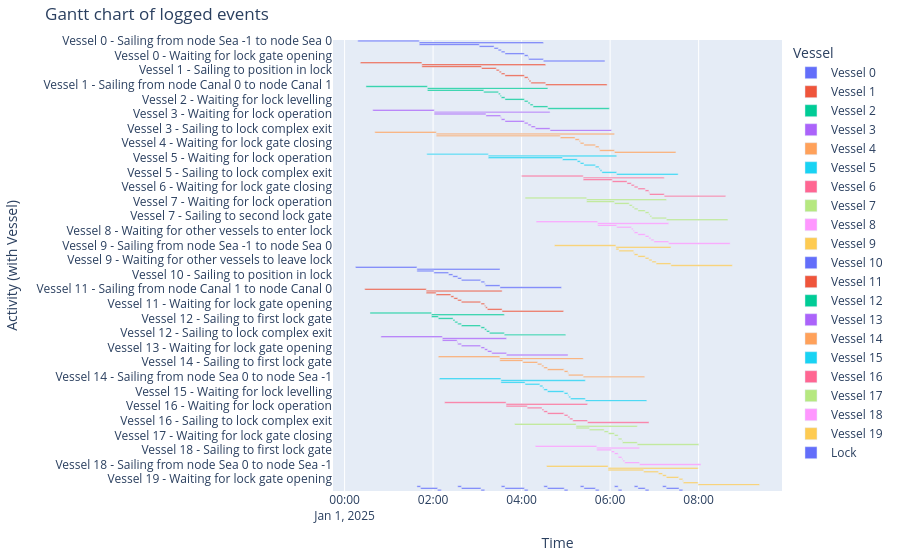

The notebook cell this image was saved under:
### Markdown cell above
#### Gantt chart of event table

### Code cell
df_eventtable = opentnsim.core.logutils.logbook2eventtable([*vessels, lock_chamber])
fig = generate_vessel_gantt_chart(df_eventtable)

### Figure 1 — Plotly figure (JSON) as saved in the notebook; plotly's stock layout.template omitted (floating-point values rounded to 4 significant figures)
{"data": [{"base": ["2025-01-01T00:17:55.000000000", "2025-01-01T01:41:15.000000000", "2025-01-01T01:41:15.000000000", "2025-01-01T03:02:38.000000000", "2025-01-01T03:22:38.000000000", "2025-01-01T03:28:18.000000000", "2025-01-01T03:32:26.000000000", "2025-01-01T03:37:26.000000000", "2025-01-01T04:03:46.000000000", "2025-01-01T04:08:46.000000000", "2025-01-01T04:09:35.000000000", "2025-01-01T04:29:35.000000000"], "hovertemplate": "object name=Vessel 0<br>start time=%{base}<br>stop time=%{x}<br>activity label=%{y}<extra></extra>", "legendgroup": "Vessel 0", "marker": {"color": "#636efa", "pattern": {"shape": ""}}, "name": "Vessel 0", "orientation": "h", "showlegend": true, "textposition": "auto", "type": "bar", "x": [5000000, 10100000, 4883000, 1200000, 340000, 248000, 300000, 1580000, 300000, 49000, 1200000, 5000000], "xaxis": "x", "y": ["Vessel 0 - Sailing from node Sea -1 to node Sea 0", "Vessel 0 - Sailing from node Sea 0 to node Canal 0", "Vessel 0 - Waiting for lock operation", "Vessel 0 - Sailing to first lock gate", "Vessel 0 - Sailing to position in lock", "Vessel 0 - Waiting for other vessels to enter lock", "Vessel 0 - Waiting for lock gate closing", "Vessel 0 - Waiting for lock levelling", "Vessel 0 - Waiting for lock gate opening", "Vessel 0 - Sailing to second lock gate", "Vessel 0 - Sailing to lock complex exit", "Vessel 0 - Sailing from node Canal 0 to node Canal 1"], "yaxis": "y"}, {"base": ["2025-01-01T00:21:25.000000000", "2025-01-01T01:44:45.000000000", "2025-01-01T01:44:45.000000000", "2025-01-01T03:05:38.000000000", "2025-01-01T03:25:38.000000000", "2025-01-01T03:29:41.000000000", "2025-01-01T03:32:26.000000000", "2025-01-01T03:37:26.000000000", "2025-01-01T04:03:46.000000000", "2025-01-01T04:08:46.000000000", "2025-01-01T04:10:09.000000000", "2025-01-01T04:12:35.000000000", "2025-01-01T04:32:35.000000000"], "hovertemplate": "object name=Vessel 1<br>start time=%{base}<br>stop time=%{x}<br>activity label=%{y}<extra></extra>", "legendgroup": "Vessel 1", "marker": {"color": "#EF553B", "pattern": {"shape": ""}}, "name": "Vessel 1", "orientation": "h", "showlegend": true, "textposition": "auto", "type": "bar", "x": [5000000, 10070000, 4853000, 1200000, 243000, 165000, 300000, 1580000, 300000, 83000, 146000, 1200000, 5000000], "xaxis": "x", "y": ["Vessel 1 - Sailing from node Sea -1 to node Sea 0", "Vessel 1 - Sailing from node Sea 0 to node Canal 0", "Vessel 1 - Waiting for lock operation", "Vessel 1 - Sailing to first lock gate", "Vessel 1 - Sailing to position in lock", "Vessel 1 - Waiting for other vessels to enter lock", "Vessel 1 - Waiting for lock gate closing", "Vessel 1 - Waiting for lock levelling", "Vessel 1 - Waiting for lock gate opening", "Vessel 1 - Waiting for other vessels to leave lock", "Vessel 1 - Sailing to second lock gate", "Vessel 1 - Sailing to lock complex exit", "Vessel 1 - Sailing from node Canal 0 to node Canal 1"], "yaxis": "y"}, {"base": ["2025-01-01T00:28:58.000000000", "2025-01-01T01:52:18.000000000", "2025-01-01T01:52:18.000000000", "2025-01-01T03:08:38.000000000", "2025-01-01T03:28:38.000000000", "2025-01-01T03:31:03.000000000", "2025-01-01T03:32:26.000000000", "2025-01-01T03:37:26.000000000", "2025-01-01T04:03:46.000000000", "2025-01-01T04:08:46.000000000", "2025-01-01T04:11:32.000000000", "2025-01-01T04:15:35.000000000", "2025-01-01T04:35:35.000000000"], "hovertemplate": "object name=Vessel 2<br>start time=%{base}<br>stop time=%{x}<br>activity label=%{y}<extra></extra>", "legendgroup": "Vessel 2", "marker": {"color": "#00cc96", "pattern": {"shape": ""}}, "name": "Vessel 2", "orientation": "h", "showlegend": true, "textposition": "auto", "type": "bar", "x": [5000000, 9797000, 4580000, 1200000, 145000, 83000, 300000, 1580000, 300000, 166000, 243000, 1200000, 5000000], "xaxis": "x", "y": ["Vessel 2 - Sailing from node Sea -1 to node Sea 0", "Vessel 2 - Sailing from node Sea 0 to node Canal 0", "Vessel 2 - Waiting for lock operation", "Vessel 2 - Sailing to first lock gate", "Vessel 2 - Sailing to position in lock", "Vessel 2 - Waiting for other vessels to enter lock", "Vessel 2 - Waiting for lock gate closing", "Vessel 2 - Waiting for lock levelling", "Vessel 2 - Waiting for lock gate opening", "Vessel 2 - Waiting for other vessels to leave lock", "Vessel 2 - Sailing to second lock gate", "Vessel 2 - Sailing to lock complex exit", "Vessel 2 - Sailing from node Canal 0 to node Canal 1"], "yaxis": "y"}, {"base": ["2025-01-01T00:38:13.000000000", "2025-01-01T02:01:33.000000000", "2025-01-01T02:01:33.000000000", "2025-01-01T03:11:38.000000000", "2025-01-01T03:31:38.000000000", "2025-01-01T03:32:26.000000000", "2025-01-01T03:37:26.000000000", "2025-01-01T04:03:46.000000000", "2025-01-01T04:08:46.000000000", "2025-01-01T04:12:55.000000000", "2025-01-01T04:18:35.000000000", "2025-01-01T04:38:35.000000000"], "hovertemplate": "object name=Vessel 3<br>start time=%{base}<br>stop time=%{x}<br>activity label=%{y}<extra></extra>", "legendgroup": "Vessel 3", "marker": {"color": "#ab63fa", "pattern": {"shape": ""}}, "name": "Vessel 3", "orientation": "h", "showlegend": true, "textposition": "auto", "type": "bar", "x": [5000000, 9422000, 4205000, 1200000, 48000, 300000, 1580000, 300000, 249000, 340000, 1200000, 5000000], "xaxis": "x", "y": ["Vessel 3 - Sailing from node Sea -1 to node Sea 0", "Vessel 3 - Sailing from node Sea 0 to node Canal 0", "Vessel 3 - Waiting for lock operation", "Vessel 3 - Sailing to first lock gate", "Vessel 3 - Sailing to position in lock", "Vessel 3 - Waiting for lock gate closing", "Vessel 3 - Waiting for lock levelling", "Vessel 3 - Waiting for lock gate opening", "Vessel 3 - Waiting for other vessels to leave lock", "Vessel 3 - Sailing to second lock gate", "Vessel 3 - Sailing to lock complex exit", "Vessel 3 - Sailing from node Canal 0 to node Canal 1"], "yaxis": "y"}, {"base": ["2025-01-01T00:40:58.000000000", "2025-01-01T02:04:18.000000000", "2025-01-01T02:04:18.000000000", "2025-01-01T04:52:29.000000000", "2025-01-01T05:12:29.000000000", "2025-01-01T05:18:09.000000000", "2025-01-01T05:19:32.000000000", "2025-01-01T05:24:32.000000000", "2025-01-01T05:40:02.000000000", "2025-01-01T05:45:02.000000000", "2025-01-01T05:45:51.000000000", "2025-01-01T06:05:51.000000000"], "hovertemplate": "object name=Vessel 4<br>start time=%{base}<br>stop time=%{x}<br>activity label=%{y}<extra></extra>", "legendgroup": "Vessel 4", "marker": {"color": "#FFA15A", "pattern": {"shape": ""}}, "name": "Vessel 4", "orientation": "h", "showlegend": true, "textposition": "auto", "type": "bar", "x": [5000000, 14493000, 10091000, 1200000, 340000, 83000, 300000, 930000, 300000, 49000, 1200000, 5000000], "xaxis": "x", "y": ["Vessel 4 - Sailing from node Sea -1 to node Sea 0", "Vessel 4 - Sailing from node Sea 0 to node Canal 0", "Vessel 4 - Waiting for lock operation", "Vessel 4 - Sailing to first lock gate", "Vessel 4 - Sailing to position in lock", "Vessel 4 - Waiting for other vessels to enter lock", "Vessel 4 - Waiting for lock gate closing", "Vessel 4 - Waiting for lock levelling", "Vessel 4 - Waiting for lock gate opening", "Vessel 4 - Sailing to second lock gate", "Vessel 4 - Sailing to lock complex exit", "Vessel 4 - Sailing from node Canal 0 to node Canal 1"], "yaxis": "y"}, {"base": ["2025-01-01T01:51:31.000000000", "2025-01-01T03:14:51.000000000", "2025-01-01T03:14:51.000000000", "2025-01-01T04:55:29.000000000", "2025-01-01T05:15:29.000000000", "2025-01-01T05:19:32.000000000", "2025-01-01T05:24:32.000000000", "2025-01-01T05:40:02.000000000", "2025-01-01T05:45:02.000000000", "2025-01-01T05:46:25.000000000", "2025-01-01T05:48:51.000000000", "2025-01-01T06:08:51.000000000"], "hovertemplate": "object name=Vessel 5<br>start time=%{base}<br>stop time=%{x}<br>activity label=%{y}<extra></extra>", "legendgroup": "Vessel 5", "marker": {"color": "#19d3f3", "pattern": {"shape": ""}}, "name": "Vessel 5", "orientation": "h", "showlegend": true, "textposition": "auto", "type": "bar", "x": [5000000, 10440000, 6038000, 1200000, 243000, 300000, 930000, 300000, 83000, 146000, 1200000, 5000000], "xaxis": "x", "y": ["Vessel 5 - Sailing from node Sea -1 to node Sea 0", "Vessel 5 - Sailing from node Sea 0 to node Canal 0", "Vessel 5 - Waiting for lock operation", "Vessel 5 - Sailing to first lock gate", "Vessel 5 - Sailing to position in lock", "Vessel 5 - Waiting for lock gate closing", "Vessel 5 - Waiting for lock levelling", "Vessel 5 - Waiting for lock gate opening", "Vessel 5 - Waiting for other vessels to leave lock", "Vessel 5 - Sailing to second lock gate", "Vessel 5 - Sailing to lock complex exit", "Vessel 5 - Sailing from node Canal 0 to node Canal 1"], "yaxis": "y"}, {"base": ["2025-01-01T04:00:10.000000000", "2025-01-01T05:23:30.000000000", "2025-01-01T05:23:30.000000000", "2025-01-01T06:02:55.000000000", "2025-01-01T06:22:55.000000000", "2025-01-01T06:28:36.000000000", "2025-01-01T06:32:44.000000000", "2025-01-01T06:37:44.000000000", "2025-01-01T06:47:34.000000000", "2025-01-01T06:52:34.000000000", "2025-01-01T06:53:23.000000000", "2025-01-01T07:13:23.000000000"], "hovertemplate": "object name=Vessel 6<br>start time=%{base}<br>stop time=%{x}<br>activity label=%{y}<extra></extra>", "legendgroup": "Vessel 6", "marker": {"color": "#FF6692", "pattern": {"shape": ""}}, "name": "Vessel 6", "orientation": "h", "showlegend": true, "textposition": "auto", "type": "bar", "x": [5000000, 6593000, 2365000, 1200000, 341000, 248000, 300000, 590000, 300000, 49000, 1200000, 5000000], "xaxis": "x", "y": ["Vessel 6 - Sailing from node Sea -1 to node Sea 0", "Vessel 6 - Sailing from node Sea 0 to node Canal 0", "Vessel 6 - Waiting for lock operation", "Vessel 6 - Sailing to first lock gate", "Vessel 6 - Sailing to position in lock", "Vessel 6 - Waiting for other vessels to enter lock", "Vessel 6 - Waiting for lock gate closing", "Vessel 6 - Waiting for lock levelling", "Vessel 6 - Waiting for lock gate opening", "Vessel 6 - Sailing to second lock gate", "Vessel 6 - Sailing to lock complex exit", "Vessel 6 - Sailing from node Canal 0 to node Canal 1"], "yaxis": "y"}, {"base": ["2025-01-01T04:04:49.000000000", "2025-01-01T05:28:09.000000000", "2025-01-01T05:28:09.000000000", "2025-01-01T06:05:55.000000000", "2025-01-01T06:25:55.000000000", "2025-01-01T06:29:58.000000000", "2025-01-01T06:32:44.000000000", "2025-01-01T06:37:44.000000000", "2025-01-01T06:47:34.000000000", "2025-01-01T06:52:34.000000000", "2025-01-01T06:53:57.000000000", "2025-01-01T06:56:23.000000000", "2025-01-01T07:16:23.000000000"], "hovertemplate": "object name=Vessel 7<br>start time=%{base}<br>stop time=%{x}<br>activity label=%{y}<extra></extra>", "legendgroup": "Vessel 7", "marker": {"color": "#B6E880", "pattern": {"shape": ""}}, "name": "Vessel 7", "orientation": "h", "showlegend": true, "textposition": "auto", "type": "bar", "x": [5000000, 6494000, 2266000, 1200000, 243000, 166000, 300000, 590000, 300000, 83000, 146000, 1200000, 5000000], "xaxis": "x", "y": ["Vessel 7 - Sailing from node Sea -1 to node Sea 0", "Vessel 7 - Sailing from node Sea 0 to node Canal 0", "Vessel 7 - Waiting for lock operation", "Vessel 7 - Sailing to first lock gate", "Vessel 7 - Sailing to position in lock", "Vessel 7 - Waiting for other vessels to enter lock", "Vessel 7 - Waiting for lock gate closing", "Vessel 7 - Waiting for lock levelling", "Vessel 7 - Waiting for lock gate opening", "Vessel 7 - Waiting for other vessels to leave lock", "Vessel 7 - Sailing to second lock gate", "Vessel 7 - Sailing to lock complex exit", "Vessel 7 - Sailing from node Canal 0 to node Canal 1"], "yaxis": "y"}, {"base": ["2025-01-01T04:19:44.000000000", "2025-01-01T05:43:04.000000000", "2025-01-01T05:43:04.000000000", "2025-01-01T06:08:55.000000000", "2025-01-01T06:28:55.000000000", "2025-01-01T06:31:21.000000000", "2025-01-01T06:32:44.000000000", "2025-01-01T06:37:44.000000000", "2025-01-01T06:47:34.000000000", "2025-01-01T06:52:34.000000000", "2025-01-01T06:55:20.000000000", "2025-01-01T06:59:23.000000000", "2025-01-01T07:19:23.000000000"], "hovertemplate": "object name=Vessel 8<br>start time=%{base}<br>stop time=%{x}<br>activity label=%{y}<extra></extra>", "legendgroup": "Vessel 8", "marker": {"color": "#FF97FF", "pattern": {"shape": ""}}, "name": "Vessel 8", "orientation": "h", "showlegend": true, "textposition": "auto", "type": "bar", "x": [5000000, 5779000, 1551000, 1200000, 146000, 83000, 300000, 590000, 300000, 166000, 243000, 1200000, 5000000], "xaxis": "x", "y": ["Vessel 8 - Sailing from node Sea -1 to node Sea 0", "Vessel 8 - Sailing from node Sea 0 to node Canal 0", "Vessel 8 - Waiting for lock operation", "Vessel 8 - Sailing to first lock gate", "Vessel 8 - Sailing to position in lock", "Vessel 8 - Waiting for other vessels to enter lock", "Vessel 8 - Waiting for lock gate closing", "Vessel 8 - Waiting for lock levelling", "Vessel 8 - Waiting for lock gate opening", "Vessel 8 - Waiting for other vessels to leave lock", "Vessel 8 - Sailing to second lock gate", "Vessel 8 - Sailing to lock complex exit", "Vessel 8 - Sailing from node Canal 0 to node Canal 1"], "yaxis": "y"}, {"base": ["2025-01-01T04:44:32.000000000", "2025-01-01T06:07:52.000000000", "2025-01-01T06:07:52.000000000", "2025-01-01T06:11:55.000000000", "2025-01-01T06:31:55.000000000", "2025-01-01T06:32:44.000000000", "2025-01-01T06:37:44.000000000", "2025-01-01T06:47:34.000000000", "2025-01-01T06:52:34.000000000", "2025-01-01T06:56:42.000000000", "2025-01-01T07:02:23.000000000", "2025-01-01T07:22:23.000000000"], "hovertemplate": "object name=Vessel 9<br>start time=%{base}<br>stop time=%{x}<br>activity label=%{y}<extra></extra>", "legendgroup": "Vessel 9", "marker": {"color": "#FECB52", "pattern": {"shape": ""}}, "name": "Vessel 9", "orientation": "h", "showlegend": true, "textposition": "auto", "type": "bar", "x": [5000000, 4471000, 243000, 1200000, 49000, 300000, 590000, 300000, 248000, 341000, 1200000, 5000000], "xaxis": "x", "y": ["Vessel 9 - Sailing from node Sea -1 to node Sea 0", "Vessel 9 - Sailing from node Sea 0 to node Canal 0", "Vessel 9 - Waiting for lock operation", "Vessel 9 - Sailing to first lock gate", "Vessel 9 - Sailing to position in lock", "Vessel 9 - Waiting for lock gate closing", "Vessel 9 - Waiting for lock levelling", "Vessel 9 - Waiting for lock gate opening", "Vessel 9 - Waiting for other vessels to leave lock", "Vessel 9 - Sailing to second lock gate", "Vessel 9 - Sailing to lock complex exit", "Vessel 9 - Sailing from node Canal 0 to node Canal 1"], "yaxis": "y"}, {"base": ["2025-01-01T00:14:44.000000000", "2025-01-01T01:38:04.000000000", "2025-01-01T01:38:04.000000000", "2025-01-01T02:01:04.000000000", "2025-01-01T02:21:04.000000000", "2025-01-01T02:26:45.000000000", "2025-01-01T02:33:24.000000000", "2025-01-01T02:38:24.000000000", "2025-01-01T03:04:44.000000000", "2025-01-01T03:04:54.000000000", "2025-01-01T03:09:54.000000000", "2025-01-01T03:10:43.000000000", "2025-01-01T03:30:43.000000000"], "hovertemplate": "object name=Vessel 10<br>start time=%{base}<br>stop time=%{x}<br>activity label=%{y}<extra></extra>", "legendgroup": "Vessel 10", "marker": {"color": "#636efa", "pattern": {"shape": ""}}, "name": "Vessel 10", "orientation": "h", "showlegend": true, "textposition": "auto", "type": "bar", "x": [5000000, 6759000, 1380000, 1200000, 341000, 399000, 300000, 1580000, 10000, 300000, 49000, 1200000, 5000000], "xaxis": "x", "y": ["Vessel 10 - Sailing from node Canal 1 to node Canal 0", "Vessel 10 - Sailing from node Canal 0 to node Sea 0", "Vessel 10 - Waiting for lock operation", "Vessel 10 - Sailing to first lock gate", "Vessel 10 - Sailing to position in lock", "Vessel 10 - Waiting for other vessels to enter lock", "Vessel 10 - Waiting for lock gate closing", "Vessel 10 - Waiting for lock levelling", "Vessel 10 - Waiting for lock levelling", "Vessel 10 - Waiting for lock gate opening", "Vessel 10 - Sailing to second lock gate", "Vessel 10 - Sailing to lock complex exit", "Vessel 10 - Sailing from node Sea 0 to node Sea -1"], "yaxis": "y"}, {"base": ["2025-01-01T00:27:21.000000000", "2025-01-01T01:50:41.000000000", "2025-01-01T01:50:41.000000000", "2025-01-01T02:04:04.000000000", "2025-01-01T02:24:04.000000000", "2025-01-01T02:28:07.000000000", "2025-01-01T02:33:24.000000000", "2025-01-01T02:38:24.000000000", "2025-01-01T03:04:44.000000000", "2025-01-01T03:04:54.000000000", "2025-01-01T03:09:54.000000000", "2025-01-01T03:11:07.000000000", "2025-01-01T03:13:33.000000000", "2025-01-01T03:33:33.000000000"], "hovertemplate": "object name=Vessel 11<br>start time=%{base}<br>stop time=%{x}<br>activity label=%{y}<extra></extra>", "legendgroup": "Vessel 11", "marker": {"color": "#EF553B", "pattern": {"shape": ""}}, "name": "Vessel 11", "orientation": "h", "showlegend": true, "textposition": "auto", "type": "bar", "x": [5000000, 6172000, 803000, 1200000, 243000, 317000, 300000, 1580000, 10000, 300000, 73000, 146000, 1200000, 5000000], "xaxis": "x", "y": ["Vessel 11 - Sailing from node Canal 1 to node Canal 0", "Vessel 11 - Sailing from node Canal 0 to node Sea 0", "Vessel 11 - Waiting for lock operation", "Vessel 11 - Sailing to first lock gate", "Vessel 11 - Sailing to position in lock", "Vessel 11 - Waiting for other vessels to enter lock", "Vessel 11 - Waiting for lock gate closing", "Vessel 11 - Waiting for lock levelling", "Vessel 11 - Waiting for lock levelling", "Vessel 11 - Waiting for lock gate opening", "Vessel 11 - Waiting for other vessels to leave lock", "Vessel 11 - Sailing to second lock gate", "Vessel 11 - Sailing to lock complex exit", "Vessel 11 - Sailing from node Sea 0 to node Sea -1"], "yaxis": "y"}, {"base": ["2025-01-01T00:34:27.000000000", "2025-01-01T01:57:47.000000000", "2025-01-01T01:57:47.000000000", "2025-01-01T02:07:04.000000000", "2025-01-01T02:27:04.000000000", "2025-01-01T02:29:30.000000000", "2025-01-01T02:33:24.000000000", "2025-01-01T02:38:24.000000000", "2025-01-01T03:04:44.000000000", "2025-01-01T03:04:54.000000000", "2025-01-01T03:09:54.000000000", "2025-01-01T03:12:30.000000000", "2025-01-01T03:16:33.000000000", "2025-01-01T03:36:33.000000000"], "hovertemplate": "object name=Vessel 12<br>start time=%{base}<br>stop time=%{x}<br>activity label=%{y}<extra></extra>", "legendgroup": "Vessel 12", "marker": {"color": "#00cc96", "pattern": {"shape": ""}}, "name": "Vessel 12", "orientation": "h", "showlegend": true, "textposition": "auto", "type": "bar", "x": [5000000, 5926000, 557000, 1200000, 146000, 234000, 300000, 1580000, 10000, 300000, 156000, 243000, 1200000, 5000000], "xaxis": "x", "y": ["Vessel 12 - Sailing from node Canal 1 to node Canal 0", "Vessel 12 - Sailing from node Canal 0 to node Sea 0", "Vessel 12 - Waiting for lock operation", "Vessel 12 - Sailing to first lock gate", "Vessel 12 - Sailing to position in lock", "Vessel 12 - Waiting for other vessels to enter lock", "Vessel 12 - Waiting for lock gate closing", "Vessel 12 - Waiting for lock levelling", "Vessel 12 - Waiting for lock levelling", "Vessel 12 - Waiting for lock gate opening", "Vessel 12 - Waiting for other vessels to leave lock", "Vessel 12 - Sailing to second lock gate", "Vessel 12 - Sailing to lock complex exit", "Vessel 12 - Sailing from node Sea 0 to node Sea -1"], "yaxis": "y"}, {"base": ["2025-01-01T00:49:15.000000000", "2025-01-01T02:12:35.000000000", "2025-01-01T02:12:35.000000000", "2025-01-01T02:32:35.000000000", "2025-01-01T02:33:24.000000000", "2025-01-01T02:38:24.000000000", "2025-01-01T03:04:44.000000000", "2025-01-01T03:04:54.000000000", "2025-01-01T03:09:54.000000000", "2025-01-01T03:13:52.000000000", "2025-01-01T03:19:33.000000000", "2025-01-01T03:39:33.000000000"], "hovertemplate": "object name=Vessel 13<br>start time=%{base}<br>stop time=%{x}<br>activity label=%{y}<extra></extra>", "legendgroup": "Vessel 13", "marker": {"color": "#ab63fa", "pattern": {"shape": ""}}, "name": "Vessel 13", "orientation": "h", "showlegend": true, "textposition": "auto", "type": "bar", "x": [5000000, 5218000, 1200000, 49000, 300000, 1580000, 10000, 300000, 238000, 341000, 1200000, 5000000], "xaxis": "x", "y": ["Vessel 13 - Sailing from node Canal 1 to node Canal 0", "Vessel 13 - Sailing from node Canal 0 to node Sea 0", "Vessel 13 - Sailing to first lock gate", "Vessel 13 - Sailing to position in lock", "Vessel 13 - Waiting for lock gate closing", "Vessel 13 - Waiting for lock levelling", "Vessel 13 - Waiting for lock levelling", "Vessel 13 - Waiting for lock gate opening", "Vessel 13 - Waiting for other vessels to leave lock", "Vessel 13 - Sailing to second lock gate", "Vessel 13 - Sailing to lock complex exit", "Vessel 13 - Sailing from node Sea 0 to node Sea -1"], "yaxis": "y"}, {"base": ["2025-01-01T02:07:07.000000000", "2025-01-01T03:30:27.000000000", "2025-01-01T03:30:27.000000000", "2025-01-01T04:01:40.000000000", "2025-01-01T04:21:40.000000000", "2025-01-01T04:27:20.000000000", "2025-01-01T04:30:06.000000000", "2025-01-01T04:35:06.000000000", "2025-01-01T04:57:36.000000000", "2025-01-01T04:57:46.000000000", "2025-01-01T05:02:46.000000000", "2025-01-01T05:03:34.000000000", "2025-01-01T05:23:34.000000000"], "hovertemplate": "object name=Vessel 14<br>start time=%{base}<br>stop time=%{x}<br>activity label=%{y}<extra></extra>", "legendgroup": "Vessel 14", "marker": {"color": "#FFA15A", "pattern": {"shape": ""}}, "name": "Vessel 14", "orientation": "h", "showlegend": true, "textposition": "auto", "type": "bar", "x": [5000000, 6787000, 1873000, 1200000, 340000, 166000, 300000, 1350000, 10000, 300000, 48000, 1200000, 5000000], "xaxis": "x", "y": ["Vessel 14 - Sailing from node Canal 1 to node Canal 0", "Vessel 14 - Sailing from node Canal 0 to node Sea 0", "Vessel 14 - Waiting for lock operation", "Vessel 14 - Sailing to first lock gate", "Vessel 14 - Sailing to position in lock", "Vessel 14 - Waiting for other vessels to enter lock", "Vessel 14 - Waiting for lock gate closing", "Vessel 14 - Waiting for lock levelling", "Vessel 14 - Waiting for lock levelling", "Vessel 14 - Waiting for lock gate opening", "Vessel 14 - Sailing to second lock gate", "Vessel 14 - Sailing to lock complex exit", "Vessel 14 - Sailing from node Sea 0 to node Sea -1"], "yaxis": "y"}, {"base": ["2025-01-01T02:08:36.000000000", "2025-01-01T03:31:56.000000000", "2025-01-01T03:31:56.000000000", "2025-01-01T04:04:40.000000000", "2025-01-01T04:24:40.000000000", "2025-01-01T04:28:43.000000000", "2025-01-01T04:30:06.000000000", "2025-01-01T04:35:06.000000000", "2025-01-01T04:57:36.000000000", "2025-01-01T04:57:46.000000000", "2025-01-01T05:02:46.000000000", "2025-01-01T05:03:58.000000000", "2025-01-01T05:06:24.000000000", "2025-01-01T05:26:24.000000000"], "hovertemplate": "object name=Vessel 15<br>start time=%{base}<br>stop time=%{x}<br>activity label=%{y}<extra></extra>", "legendgroup": "Vessel 15", "marker": {"color": "#19d3f3", "pattern": {"shape": ""}}, "name": "Vessel 15", "orientation": "h", "showlegend": true, "textposition": "auto", "type": "bar", "x": [5000000, 6868000, 1964000, 1200000, 243000, 83000, 300000, 1350000, 10000, 300000, 72000, 146000, 1200000, 5000000], "xaxis": "x", "y": ["Vessel 15 - Sailing from node Canal 1 to node Canal 0", "Vessel 15 - Sailing from node Canal 0 to node Sea 0", "Vessel 15 - Waiting for lock operation", "Vessel 15 - Sailing to first lock gate", "Vessel 15 - Sailing to position in lock", "Vessel 15 - Waiting for other vessels to enter lock", "Vessel 15 - Waiting for lock gate closing", "Vessel 15 - Waiting for lock levelling", "Vessel 15 - Waiting for lock levelling", "Vessel 15 - Waiting for lock gate opening", "Vessel 15 - Waiting for other vessels to leave lock", "Vessel 15 - Sailing to second lock gate", "Vessel 15 - Sailing to lock complex exit", "Vessel 15 - Sailing from node Sea 0 to node Sea -1"], "yaxis": "y"}, {"base": ["2025-01-01T02:15:36.000000000", "2025-01-01T03:38:56.000000000", "2025-01-01T03:38:56.000000000", "2025-01-01T04:07:40.000000000", "2025-01-01T04:27:40.000000000", "2025-01-01T04:30:06.000000000", "2025-01-01T04:35:06.000000000", "2025-01-01T04:57:36.000000000", "2025-01-01T04:57:46.000000000", "2025-01-01T05:02:46.000000000", "2025-01-01T05:05:21.000000000", "2025-01-01T05:09:24.000000000", "2025-01-01T05:29:24.000000000"], "hovertemplate": "object name=Vessel 16<br>start time=%{base}<br>stop time=%{x}<br>activity label=%{y}<extra></extra>", "legendgroup": "Vessel 16", "marker": {"color": "#FF6692", "pattern": {"shape": ""}}, "name": "Vessel 16", "orientation": "h", "showlegend": true, "textposition": "auto", "type": "bar", "x": [5000000, 6628000, 1724000, 1200000, 146000, 300000, 1350000, 10000, 300000, 155000, 243000, 1200000, 5000000], "xaxis": "x", "y": ["Vessel 16 - Sailing from node Canal 1 to node Canal 0", "Vessel 16 - Sailing from node Canal 0 to node Sea 0", "Vessel 16 - Waiting for lock operation", "Vessel 16 - Sailing to first lock gate", "Vessel 16 - Sailing to position in lock", "Vessel 16 - Waiting for lock gate closing", "Vessel 16 - Waiting for lock levelling", "Vessel 16 - Waiting for lock levelling", "Vessel 16 - Waiting for lock gate opening", "Vessel 16 - Waiting for other vessels to leave lock", "Vessel 16 - Sailing to second lock gate", "Vessel 16 - Sailing to lock complex exit", "Vessel 16 - Sailing from node Sea 0 to node Sea -1"], "yaxis": "y"}, {"base": ["2025-01-01T03:50:31.000000000", "2025-01-01T05:13:51.000000000", "2025-01-01T05:13:51.000000000", "2025-01-01T05:31:56.000000000", "2025-01-01T05:51:56.000000000", "2025-01-01T05:57:36.000000000", "2025-01-01T06:05:52.000000000", "2025-01-01T06:10:52.000000000", "2025-01-01T06:11:02.000000000", "2025-01-01T06:16:02.000000000", "2025-01-01T06:16:50.000000000", "2025-01-01T06:36:50.000000000"], "hovertemplate": "object name=Vessel 17<br>start time=%{base}<br>stop time=%{x}<br>activity label=%{y}<extra></extra>", "legendgroup": "Vessel 17", "marker": {"color": "#B6E880", "pattern": {"shape": ""}}, "name": "Vessel 17", "orientation": "h", "showlegend": true, "textposition": "auto", "type": "bar", "x": [5000000, 4979000, 1085000, 1200000, 340000, 496000, 300000, 10000, 300000, 48000, 1200000, 5000000], "xaxis": "x", "y": ["Vessel 17 - Sailing from node Canal 1 to node Canal 0", "Vessel 17 - Sailing from node Canal 0 to node Sea 0", "Vessel 17 - Waiting for lock operation", "Vessel 17 - Sailing to first lock gate", "Vessel 17 - Sailing to position in lock", "Vessel 17 - Waiting for other vessels to enter lock", "Vessel 17 - Waiting for lock gate closing", "Vessel 17 - Waiting for lock levelling", "Vessel 17 - Waiting for lock gate opening", "Vessel 17 - Sailing to second lock gate", "Vessel 17 - Sailing to lock complex exit", "Vessel 17 - Sailing from node Sea 0 to node Sea -1"], "yaxis": "y"}, {"base": ["2025-01-01T04:18:29.000000000", "2025-01-01T05:41:49.000000000", "2025-01-01T05:41:49.000000000", "2025-01-01T06:01:49.000000000", "2025-01-01T06:05:52.000000000", "2025-01-01T06:10:52.000000000", "2025-01-01T06:11:02.000000000", "2025-01-01T06:16:02.000000000", "2025-01-01T06:17:25.000000000", "2025-01-01T06:19:50.000000000", "2025-01-01T06:39:50.000000000"], "hovertemplate": "object name=Vessel 18<br>start time=%{base}<br>stop time=%{x}<br>activity label=%{y}<extra></extra>", "legendgroup": "Vessel 18", "marker": {"color": "#FF97FF", "pattern": {"shape": ""}}, "name": "Vessel 18", "orientation": "h", "showlegend": true, "textposition": "auto", "type": "bar", "x": [5000000, 3481000, 1200000, 243000, 300000, 10000, 300000, 83000, 145000, 1200000, 5000000], "xaxis": "x", "y": ["Vessel 18 - Sailing from node Canal 1 to node Canal 0", "Vessel 18 - Sailing from node Canal 0 to node Sea 0", "Vessel 18 - Sailing to first lock gate", "Vessel 18 - Sailing to position in lock", "Vessel 18 - Waiting for lock gate closing", "Vessel 18 - Waiting for lock levelling", "Vessel 18 - Waiting for lock gate opening", "Vessel 18 - Waiting for other vessels to leave lock", "Vessel 18 - Sailing to second lock gate", "Vessel 18 - Sailing to lock complex exit", "Vessel 18 - Sailing from node Sea 0 to node Sea -1"], "yaxis": "y"}, {"base": ["2025-01-01T04:33:52.000000000", "2025-01-01T05:57:12.000000000", "2025-01-01T05:57:12.000000000", "2025-01-01T06:45:28.000000000", "2025-01-01T07:05:28.000000000", "2025-01-01T07:11:08.000000000", "2025-01-01T07:16:08.000000000", "2025-01-01T07:33:18.000000000", "2025-01-01T07:33:28.000000000", "2025-01-01T07:38:28.000000000", "2025-01-01T07:39:16.000000000", "2025-01-01T07:59:16.000000000"], "hovertemplate": "object name=Vessel 19<br>start time=%{base}<br>stop time=%{x}<br>activity label=%{y}<extra></extra>", "legendgroup": "Vessel 19", "marker": {"color": "#FECB52", "pattern": {"shape": ""}}, "name": "Vessel 19", "orientation": "h", "showlegend": true, "textposition": "auto", "type": "bar", "x": [5000000, 7324000, 2896000, 1200000, 340000, 300000, 1030000, 10000, 300000, 48000, 1200000, 5000000], "xaxis": "x", "y": ["Vessel 19 - Sailing from node Canal 1 to node Canal 0", "Vessel 19 - Sailing from node Canal 0 to node Sea 0", "Vessel 19 - Waiting for lock operation", "Vessel 19 - Sailing to first lock gate", "Vessel 19 - Sailing to position in lock", "Vessel 19 - Waiting for lock gate closing", "Vessel 19 - Waiting for lock levelling", "Vessel 19 - Waiting for lock levelling", "Vessel 19 - Waiting for lock gate opening", "Vessel 19 - Sailing to second lock gate", "Vessel 19 - Sailing to lock complex exit", "Vessel 19 - Sailing from node Sea 0 to node Sea -1"], "yaxis": "y"}, {"base": ["2025-01-01T01:38:04.000000000", "2025-01-01T01:43:04.000000000", "2025-01-01T02:06:04.000000000", "2025-01-01T02:33:24.000000000", "2025-01-01T02:38:24.000000000", "2025-01-01T03:04:54.000000000", "2025-01-01T03:32:26.000000000", "2025-01-01T03:37:26.000000000", "2025-01-01T04:03:46.000000000", "2025-01-01T04:30:06.000000000", "2025-01-01T04:35:06.000000000", "2025-01-01T04:57:46.000000000", "2025-01-01T05:19:32.000000000", "2025-01-01T05:24:32.000000000", "2025-01-01T05:40:02.000000000", "2025-01-01T06:05:52.000000000", "2025-01-01T06:10:52.000000000", "2025-01-01T06:11:02.000000000", "2025-01-01T06:32:44.000000000", "2025-01-01T06:37:44.000000000", "2025-01-01T06:47:34.000000000", "2025-01-01T07:11:08.000000000", "2025-01-01T07:16:08.000000000", "2025-01-01T07:33:28.000000000"], "hovertemplate": "object name=Lock<br>start time=%{base}<br>stop time=%{x}<br>activity label=%{y}<extra></extra>", "legendgroup": "Lock", "marker": {"color": "#636efa", "pattern": {"shape": ""}}, "name": "Lock", "orientation": "h", "showlegend": true, "textposition": "auto", "type": "bar", "x": [300000, 1380000, 300000, 300000, 1590000, 300000, 300000, 1580000, 300000, 300000, 1360000, 300000, 300000, 930000, 300000, 300000, 10000, 300000, 300000, 590000, 300000, 300000, 1040000, 300000], "xaxis": "x", "y": ["Lock - Lock gate closing", "Lock - Lock levelling", "Lock - Lock gate opening", "Lock - Lock gate closing", "Lock - Lock levelling", "Lock - Lock gate opening", "Lock - Lock gate closing", "Lock - Lock levelling", "Lock - Lock gate opening", "Lock - Lock gate closing", "Lock - Lock levelling", "Lock - Lock gate opening", "Lock - Lock gate closing", "Lock - Lock levelling", "Lock - Lock gate opening", "Lock - Lock gate closing", "Lock - Lock levelling", "Lock - Lock gate opening", "Lock - Lock gate closing", "Lock - Lock levelling", "Lock - Lock gate opening", "Lock - Lock gate closing", "Lock - Lock levelling", "Lock - Lock gate opening"], "yaxis": "y"}], "layout": {"barmode": "overlay", "legend": {"title": {"text": "Vessel"}, "tracegroupgap": 0}, "margin": {"b": 20, "l": 20, "r": 20, "t": 40}, "title": {"text": "Gantt chart of logged events"}, "xaxis": {"anchor": "y", "domain": [0, 1], "title": {"text": "Time"}, "type": "date"}, "yaxis": {"anchor": "x", "autorange": "reversed", "domain": [0, 1], "title": {"text": "Activity (with Vessel)"}}}}
